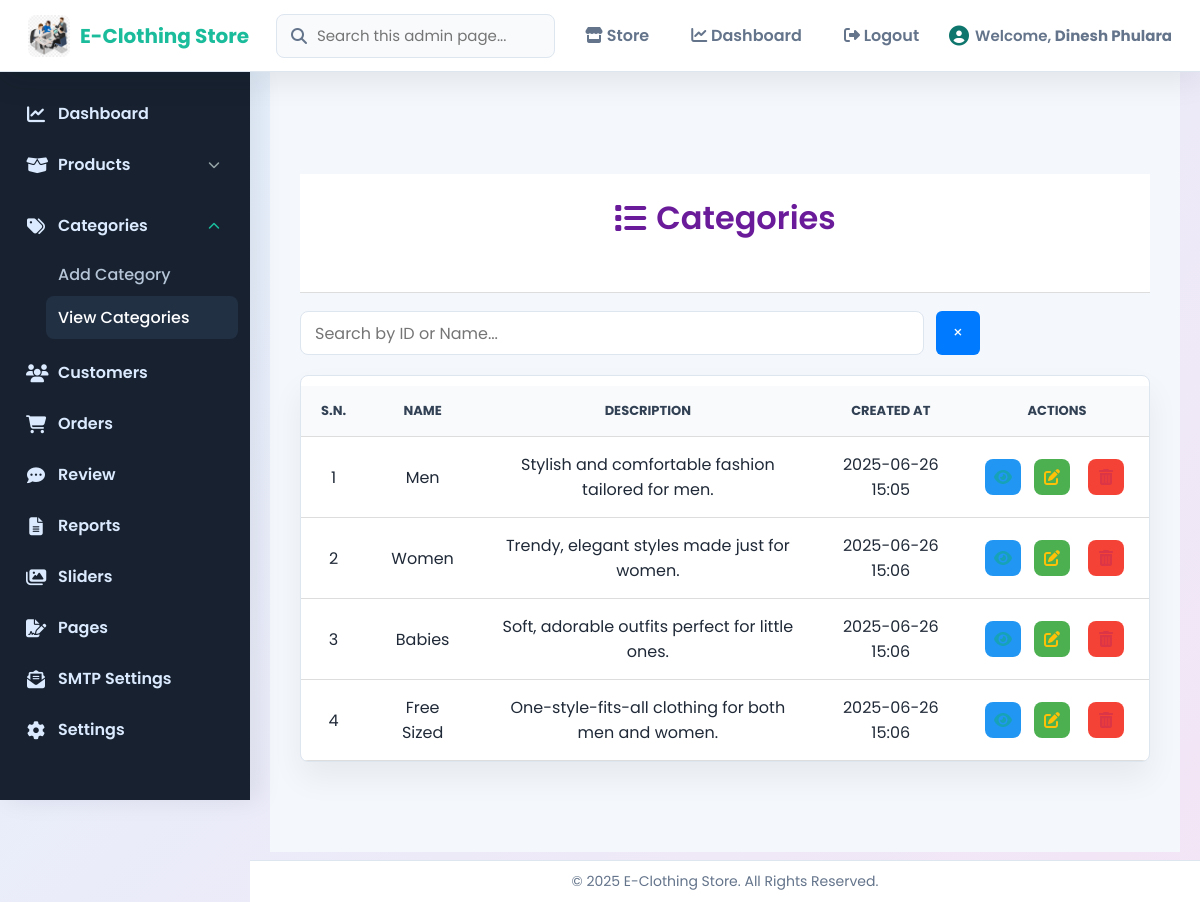
/category/view_category.php (signed in), run on the app's committed database.
### tables this page shows
CREATE TABLE `store_settings` (
  `id` int NOT NULL AUTO_INCREMENT,
  `store_name` varchar(255) NOT NULL,
  `store_logo` varchar(255) DEFAULT NULL,
  `contact_number` varchar(50) DEFAULT NULL,
  `store_email` varchar(255) DEFAULT NULL,
  `store_address` varchar(255) DEFAULT NULL,
  `store_information` text,
  `established_date` varchar(50) DEFAULT NULL,
  `currency_code` varchar(10) NOT NULL DEFAULT 'NPR',
  `currency_symbol` varchar(20) NOT NULL DEFAULT 'Rs',
  PRIMARY KEY (`id`)
);

CREATE TABLE `category` (
  `id` int NOT NULL AUTO_INCREMENT,
  `name` varchar(100) DEFAULT NULL,
  `description` text,
  `created_at` datetime DEFAULT CURRENT_TIMESTAMP,
  `deleted_at` datetime DEFAULT NULL,
  PRIMARY KEY (`id`)
);

### includes/store.php (called while the page is built, shortened)
<?php
function ensure_store_settings_schema(mysqli $con): void
{
    $columns = [];
    $result = mysqli_query($con, "SHOW COLUMNS FROM store_settings");
    while ($result && $row = mysqli_fetch_assoc($result)) {
        $columns[] = $row['Field'];
    }
}
function get_store_settings(mysqli $con): array
{
    ensure_store_settings_schema($con);
    $result = mysqli_query($con, "SELECT * FROM store_settings ORDER BY id DESC LIMIT 1");
    $settings = $result ? (mysqli_fetch_assoc($result) ?: []) : [];
    return array_merge([
        'store_name' => 'E-Clothing Store',
        'store_logo' => null,
        'contact_number' => '+9779806478012',
        'store_email' => 'help@example.com',
        'store_address' => 'Dhangadhi, Kailali Nepal',
        'store_information' => 'Quality fashion, fast service, and reliable Cash on Delivery across Nepal.',
        'currency_code' => 'NPR',
        'currency_symbol' => 'Rs',
    ], $settings);
}

### category/view_category.php (the view, shortened to what this page needs)
<?php
include '../includes/header.php';
$result = mysqli_query($con, "SELECT * FROM category WHERE deleted_at IS NULL ORDER BY created_at ASC");
$categories = mysqli_fetch_all($result, MYSQLI_ASSOC);
?>
<link rel="stylesheet" href="../assets/css/view_category.css">
<div class="dashboard-content">
    <header class="page-header center-content text-center">
        <h1><i class="fas fa-list"></i> Categories</h1>
    </header>
    <div class="search-wrapper">
        <input type="search" id="searchInput" placeholder="Search by ID or Name..." autocomplete="off" aria-label="Search categories" />
        <button type="button" class="page-close-btn" title="Back to Dashboard" aria-label="Close and return to dashboard" onclick="window.location.href='../admin/Admindashboard.php'">
            &times;
        </button>
    </div>
    <div class="table-container" role="region" aria-live="polite" aria-relevant="all">
        <table id="categoryTable" class="category-table" aria-label="List of categories">
            <thead>
                <tr>
                    <th>S.N.</th>
                    <th>Name</th>
                    <th>Description</th>
                    <th>Created At</th>
                    <th class="text-center">Actions</th>
                </tr>
            </thead>
            <tbody>
                <?php if (count($categories) > 0):
                    $sn = 1;
                    foreach ($categories as $cat): ?>
                    <tr data-id="<?= $cat['id'] ?>" data-name="<?= htmlspecialchars(strtolower($cat['name'])) ?>">
                        <td><?= $sn++ ?></td>
                        <td><?= htmlspecialchars($cat['name']) ?></td>
                        <td><?= htmlspecialchars(strlen($cat['description']) > 80 ? substr($cat['description'], 0, 80) . '...' : $cat['description']) ?></td>
                        <td><?= date("Y-m-d H:i", strtotime($cat['created_at'])) ?></td>
                        <td class="text-center">
                            <div class="actions">
                                <button class="btn view-btn" aria-label="View <?= htmlspecialchars($cat['name']) ?>"
                                    onclick='openCategoryModal(<?= json_encode($cat, JSON_HEX_TAG | JSON_HEX_APOS | JSON_HEX_QUOT) ?>)'>
                                    <i class="fas fa-eye"></i>
                                </button>
                                <a href="edit_category.php?id=<?= $cat['id'] ?>" class="btn edit-btn" aria-label="Edit <?= htmlspecialchars($cat['name']) ?>">
                                    <i class="fas fa-edit"></i>
                                </a>
                                <a href="delete_category.php?id=<?= $cat['id'] ?>" class="btn delete-btn" aria-label="Delete <?= htmlspecialchars($cat['name']) ?>"
                                   onclick="return confirm('Are you sure you want to delete this category?');">
                                    <i class="fas fa-trash-alt"></i>
                                </a>
                            </div>
                        </td>
                    </tr>
                <?php endforeach; else: ?>
                    <tr><td colspan="5" class="no-data">No categories found.</td></tr>
                <?php endif; ?>
            </tbody>
        </table>
    </div>
</div>
<?php include '../includes/footer.php'; ?>

### includes/header.php (shortened to what this page needs)
<?php
require_once __DIR__ . '/store.php';
$con = require_admin(null, '../Admin/Adminlogin.php');
$adminName = $_SESSION['admin_name'] ?? $_SESSION['admin_email'];
$currentScript = strtolower(str_replace('\\', '/', $_SERVER['SCRIPT_NAME'] ?? ''));
if (!function_exists('admin_nav_active')) {
    function admin_nav_active($needles)
    {
        global $currentScript;
        foreach ((array) $needles as $needle) {
            if (str_contains($currentScript, strtolower($needle))) {
                return 'active';
            }
        }
        return '';
    }
}
$storeSettings = get_store_settings($con);
$storeName = $storeSettings['store_name'] ?? "E-Clothing Store";
$storeLogo = $storeSettings['store_logo'] ?? null;
?>
<!DOCTYPE html>
<html lang="en">
<head>
    <link rel="stylesheet" href="../assets/css/Admindashboard.css" />
    <link rel="stylesheet" href="../assets/css/add_product.css" />
    <link rel="stylesheet" href="../assets/css/view_product.css" />
    <link rel="stylesheet" href="../assets/css/edit_product.css" />
    <link rel="stylesheet" href="../assets/css/customers.css" />
    <link rel="stylesheet" href="../assets/css/admin-modern.css" />
    <link rel="stylesheet" href="https://cdnjs.cloudflare.com/ajax/libs/font-awesome/6.4.0/css/all.min.css" />
</head>
<body>
    <header class="topnav admin-topbar">
        <a class="logo admin-brand" href="../Admin/Admindashboard.php" aria-label="Admin dashboard">
            <?php if ($storeLogo): ?>
                <img src="../assets/images/<?= htmlspecialchars($storeLogo) ?>"
                    alt="<?= htmlspecialchars($storeName) ?> Logo"
                    class="admin-brand-logo">
            <?php else: ?>
                <i class="fas fa-tshirt"></i>
            <?php endif; ?>
            <span><?= htmlspecialchars($storeName) ?></span>
        </a>
        <div class="admin-search-shell">
            <i class="fas fa-search" aria-hidden="true"></i>
            <input type="search" id="adminGlobalSearch" placeholder="Search this admin page..." autocomplete="off" aria-label="Search this admin page">
        </div>
        <nav class="topnav-menu admin-actions" aria-label="Admin shortcuts">
            <a href="../index.php" class="nav-link"><i class="fas fa-store"></i> Store</a>
            <a href="../Admin/Admindashboard.php" class="nav-link <?= admin_nav_active('/admin/admindashboard.php') ?>"><i class="fas fa-chart-line"></i> Dashboard</a>
            <a href="../Admin/Logout.php" class="nav-link logout-link"><i class="fas fa-sign-out-alt"></i> Logout</a>
        </nav>
        <div class="welcome-msg">
            <i class="fas fa-user-circle"></i>
            <span>Welcome, <strong><?php echo htmlspecialchars($adminName); ?></strong></span>
        </div>
    </header>
    <aside class="sidebar">
        <ul class="sidebar-menu">
            <li><a href="../Admin/Admindashboard.php" class="sidebar-link <?= admin_nav_active('/admin/admindashboard.php') ?>"><i class="fas fa-chart-line"></i>
                    Dashboard</a></li>
            <li class="dropdown <?= admin_nav_active('/product/') ? 'open' : '' ?>">
                <a href="#" class="sidebar-link dropdown-toggle">
                    <i class="fas fa-box-open"></i> Products <i class="fas fa-chevron-down"></i>
                </a>
            </li>
            <li class="dropdown <?= admin_nav_active('/category/') ? 'open' : '' ?>">
                <a href="#" class="sidebar-link dropdown-toggle">
                    <i class="fas fa-tags"></i> Categories <i class="fas fa-chevron-down"></i>
                </a>
                <ul class="dropdown-menu">
                    <li><a href="../category/add_category.php" class="sidebar-sublink <?= admin_nav_active('/category/add_category.php') ?>">Add Category</a></li>
                    <li><a href="../category/view_category.php" class="sidebar-sublink <?= admin_nav_active('/category/view_category.php') ?>">View Categories</a></li>
                </ul>
            </li>
            <li><a href="../Admin/customers.php" class="sidebar-link <?= admin_nav_active('/admin/customers.php') ?>"><i class="fas fa-users"></i> Customers</a></li>
            <li><a href="../Admin/Adminorders.php" class="sidebar-link <?= admin_nav_active('/admin/adminorders.php') ?>"><i class="fas fa-shopping-cart"></i> Orders</a>
            </li>
            <li><a href="../Admin/product_rating_review.php" class="sidebar-link <?= admin_nav_active('/admin/product_rating_review.php') ?>"><i class="fas fa-comment-dots"></i>
                    Review</a></li>
            <li><a href="../Admin/report.php" class="sidebar-link <?= admin_nav_active('/admin/report.php') ?>"><i class="fas fa-file-alt"></i> Reports</a></li>
            <li><a href="../Admin/sliders.php" class="sidebar-link <?= admin_nav_active('/admin/sliders.php') ?>"><i class="fas fa-images"></i> Sliders</a></li>
            <li><a href="../Admin/pages.php" class="sidebar-link <?= admin_nav_active('/admin/pages.php') ?>"><i class="fas fa-file-signature"></i> Pages</a></li>
            <li><a href="../Admin/smtp_settings.php" class="sidebar-link <?= admin_nav_active('/admin/smtp_settings.php') ?>"><i class="fas fa-envelope-open-text"></i> SMTP Settings</a></li>
            <li><a href="../Admin/setting.php" class="sidebar-link <?= admin_nav_active('/admin/setting.php') ?>"><i class="fas fa-cog"></i> Settings</a></li>
        </ul>
    </aside>
    <main class="main-content">

### assets/css/Admindashboard.css (style rules this page uses)
* { margin: 0; padding: 0; box-sizing: border-box; font-family: 'Segoe UI', Tahoma, Geneva, Verdana, sans-serif; }
body { display: flex; min-height: 100vh; background: #f9fbfc; }
.topnav { position: fixed; top: 0; left: 0; right: 0; height: 60px; background: #2d3a4a; color: #f1f3f5; display: flex; align-items: center; justify-content: space-between; padding: 0 25px; z-index: 1000; box-shadow: 0 2px 6px rgba(0,0,0,0.1); }
.topnav .logo { font-size: 20px; font-weight: 700; display: flex; align-items: center; gap: 10px; color: #1abc9c; }
.topnav nav.topnav-menu { display: flex; gap: 18px; }
.topnav nav.topnav-menu a { color: #cfd8dc; text-decoration: none; font-weight: 600; padding: 6px 12px; border-radius: 4px; transition: background 0.15s ease, color 0.15s ease; white-space: nowrap; }
.topnav .welcome-msg { font-weight: 600; font-size: 15px; display: flex; align-items: center; gap: 6px; color: #bdc3c7; }
.topnav .welcome-msg i { font-size: 20px; color: #1abc9c; }
.sidebar { position: fixed; top: 60px; left: 0; width: 220px; height: calc(100vh - 60px); background: #273746; color: #ecf0f1; padding-top: 20px; overflow-y: auto; box-shadow: inset -3px 0 5px rgba(0,0,0,0.1); }
.sidebar-menu { list-style: none; }
.sidebar-menu li { position: relative; }
.sidebar-link { display: flex; align-items: center; padding: 12px 20px; color: #ecf0f1; text-decoration: none; font-weight: 600; cursor: pointer; border-left: 4px solid transparent; transition: background 0.15s ease, border-left-color 0.15s ease, color 0.15s ease; user-select: none; }
.sidebar-link i { margin-right: 14px; font-size: 18px; }
.dropdown-toggle .fas.fa-chevron-down { margin-left: auto; transition: transform 0.2s ease; font-size: 12px; color: #95a5a6; }
.sidebar-menu .dropdown.open > .dropdown-toggle .fas.fa-chevron-down { transform: rotate(180deg); color: #1abc9c; }
.dropdown-menu { list-style: none; max-height: 0; overflow: hidden; transition: max-height 0.25s ease; background: #34495e; }
.dropdown.open > .dropdown-menu { max-height: 300px; }
.dropdown-menu li a { display: block; padding: 9px 40px; color: #b0bec5; text-decoration: none; font-weight: 500; transition: background 0.15s ease, color 0.15s ease; }
.main-content { margin-left: 220px; padding: 90px 40px 40px 40px; flex-grow: 1; background: #f9fbfc; min-height: calc(100vh - 60px); }
.main-content h1 { font-size: 28px; margin-bottom: 25px; color: #2c3e50; user-select: none; }

### assets/css/add_product.css (style rules this page uses)
* { margin: 0; padding: 0; box-sizing: border-box; font-family: "Poppins", sans-serif; }
body { background: linear-gradient(135deg, #e3f2fd, #f3e5f5); display: flex; justify-content: center; align-items: flex-start; min-height: 100vh; padding: 50px 20px; overflow-x: hidden; overflow-y: auto; }

### assets/css/edit_product.css (style rules this page uses)
* { margin: 0; padding: 0; box-sizing: border-box; font-family: "Poppins", sans-serif; }
body { background: linear-gradient(135deg, #e3f2fd, #f3e5f5); display: flex; justify-content: center; align-items: flex-start; min-height: 100vh; padding: 50px 20px; overflow-x: hidden; overflow-y: auto; }

### assets/css/customers.css (style rules this page uses)
* { margin: 0; padding: 0; box-sizing: border-box; }

### assets/css/view_category.css (style rules this page uses)
* { margin: 0; padding: 0; box-sizing: border-box; font-family: 'Poppins', sans-serif; }
body { background: linear-gradient(135deg, #e3f2fd, #f3e5f5); min-height: 100vh; display: flex; justify-content: center; padding: 50px 20px; }
.page-header h1 { color: #6a1b9a; font-size: 32px; font-weight: 600; margin-bottom: 30px; display: flex; align-items: center; justify-content: center; gap: 10px; }
.table-container { width: 100%; overflow-x: auto; }
table { width: 100%; border-collapse: collapse; margin-top: 10px; }
thead { background-color: #6a1b9a; color: white; }
th, td { text-align: center; padding: 15px 20px; border-bottom: 1px solid #ddd; vertical-align: middle; }
.actions a { padding: 10px 15px; border-radius: 8px; margin: 0 5px; text-decoration: none; font-weight: 500; color: white; display: inline-flex; align-items: center; justify-content: center; transition: all 0.3s ease; }
.actions .view-btn { background-color: #2196f3; }
.actions .edit-btn { background-color: #4caf50; }
.actions .delete-btn { background-color: #f44336; }
.actions i { font-size: 16px; }

### data on the page
store_settings: store_logo (picture), store_name "E-Clothing Store"
category: name "Men", description "Stylish and comfortable fashion tailored for men.", created_at "2025-06-26 15:05"
category: name "Women", description "Trendy, elegant styles made just for women.", created_at "2025-06-26 15:06"
category: name "Babies", description "Soft, adorable outfits perfect for little ones.", created_at "2025-06-26 15:06"
category: name "Free Sized", description "One-style-fits-all clothing for both men and women.", created_at "2025-06-26 15:06"

### other printed values
$adminName "Dinesh Phulara"
